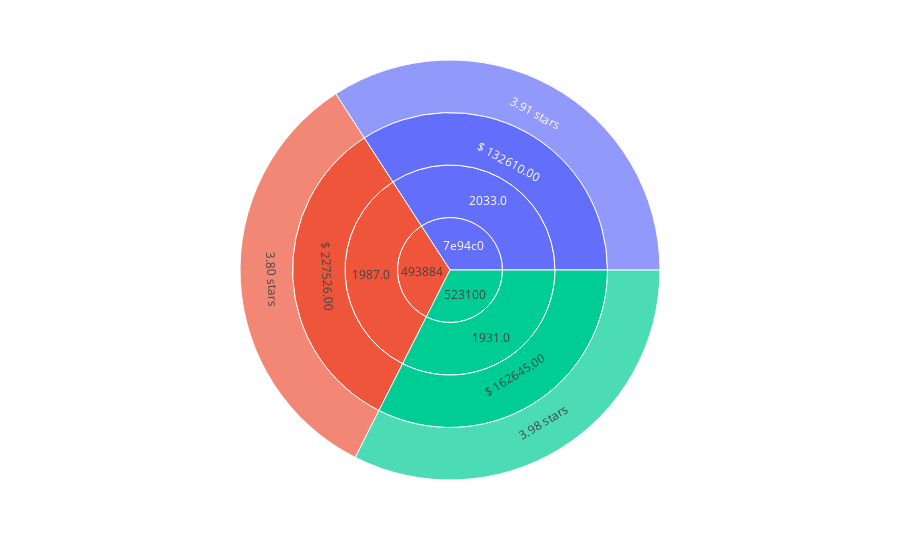

Notebook cell for this chart:
### Code cell
fig = px.sunburst(sellers_graph, 
                  values='total_orders', 
                  path=['seller_id', 'total_orders', 'total_revenue', 'avg_review_score'],
                  names=['111', '2222', '3333']
                 )
fig.show()

### Figure 1 — Plotly figure (JSON) as saved in the notebook; plotly's stock layout.template omitted (floating-point values rounded to 4 significant figures)
{"data": [{"branchvalues": "total", "domain": {"x": [0, 1], "y": [0, 1]}, "hovertemplate": "labels=%{label}<br>total_orders=%{value}<br>parent=%{parent}<br>id=%{id}<extra></extra>", "ids": ["493884/1987.0/$ 227526.00/3.80 stars", "7e94c0/2033.0/$ 132610.00/3.91 stars", "523100/1931.0/$ 162645.00/3.98 stars", "7e94c0/2033.0/$ 132610.00", "523100/1931.0/$ 162645.00", "493884/1987.0/$ 227526.00", "523100/1931.0", "493884/1987.0", "7e94c0/2033.0", "493884", "523100", "7e94c0"], "labels": ["3.80 stars", "3.91 stars", "3.98 stars", "$ 132610.00", "$ 162645.00", "$ 227526.00", "1931.0", "1987.0", "2033.0", "493884", "523100", "7e94c0"], "name": "", "parents": ["493884/1987.0/$ 227526.00", "7e94c0/2033.0/$ 132610.00", "523100/1931.0/$ 162645.00", "7e94c0/2033.0", "523100/1931.0", "493884/1987.0", "523100", "493884", "7e94c0", "", "", ""], "type": "sunburst", "values": [1987, 2033, 1931, 2033, 1931, 1987, 1931, 1987, 2033, 1987, 1931, 2033]}], "layout": {"legend": {"tracegroupgap": 0}, "margin": {"t": 60}}}
